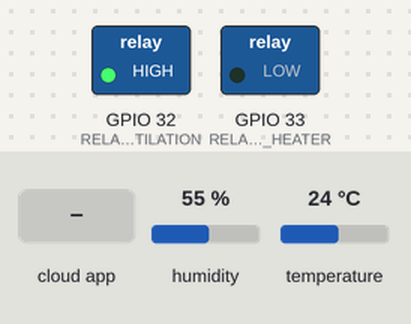
Simulated run of this sketch. Board: ESP32. Parts: switched loads named in the sketch (green lamp = pin HIGH). Inputs (shaded band) come from the test bench; at power-on: humidity 55 %, temperature 24 °C. WiFi joins after 1.5 s; servers stay silent unless stated; the Firebase database answers and starts empty; what the sketch prints to the serial monitor is not drawn.

Above: at 2.7 s.
2.8 s: the phone or cloud app sets maxtemp to 25
At 5.3 s:
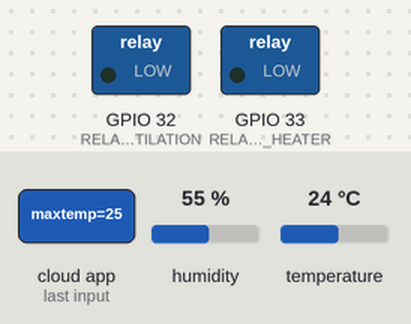
7.6 s: the phone or cloud app sets mintemp to 25
At 8.9 s:
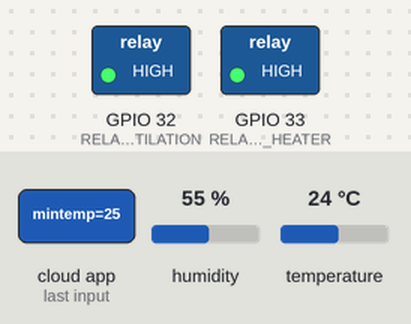
9.6 s: the phone or cloud app sets mintemp to 0
At 11.3 s:
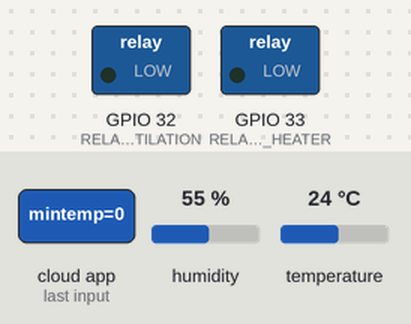
11.7 s: the phone or cloud app sets mintemp to 50
At 13.7 s:
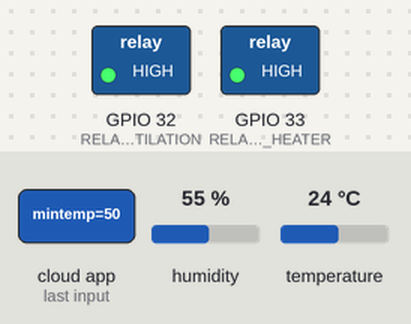
Timing chart, 0 to 14.7 s (numbered marks = the images above; inputs shaded):
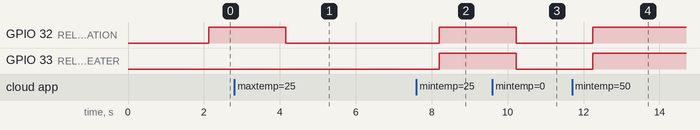

Measured:
- after the input at 2.8 s, GPIO 32 (RELAY_PIN_VENTILATION): HIGH → LOW after 1.4 s
- after the input at 7.6 s, GPIO 32 (RELAY_PIN_VENTILATION), GPIO 33 (RELAY_PIN_HEATER): LOW → HIGH after 0.60 s
- after the input at 9.6 s, GPIO 32 (RELAY_PIN_VENTILATION), GPIO 33 (RELAY_PIN_HEATER): HIGH → LOW after 0.62 s
- after the input at 11.7 s, GPIO 32 (RELAY_PIN_VENTILATION), GPIO 33 (RELAY_PIN_HEATER): LOW → HIGH after 0.55 s

The sketch:

SafetySchool.ino
```cpp
#include <Arduino.h>
#include <WiFi.h>
#include <Firebase_ESP_Client.h>
#include <DHT.h>

// Rakhat
#include "addons/TokenHelper.h"
// Provide the RTDB payload printing info and other helper functions.
#include "addons/RTDBHelper.h"

// Insert your network credentials
#define WIFI_SSID "SafetySchool"
#define WIFI_PASSWORD "SafetySchool"

// Insert Firebase project API Key
#define API_KEY "AIzaSyBPRfGaCYhNKFMcwKBCFtI4TLM9csQ_8Ds"

// Insert RTDB URL
#define DATABASE_URL "https://safetyschool-19925-default-rtdb.asia-southeast1.firebasedatabase.app"

// DHT Sensor configuration
#define DHTPIN 25 // Adjust according to your ESP32 pin layout
#define DHTTYPE DHT11 // DHT 11
DHT dht(DHTPIN, DHTTYPE);

// Relay pins
#define RELAY_PIN_VENTILATION 32 // Change to your ventilation relay pin
#define RELAY_PIN_HEATER 33 // Change to your heater relay pin

// Define Firebase Data object
FirebaseData fbdo;

FirebaseAuth auth;
FirebaseConfig config;

unsigned long sendDataPrevMillis = 0;
float h = 0;
float t = 0;
float maxTemp, minTemp;
bool signupOK = false;

unsigned long previous_time = 0;
unsigned long delay1 = 30000;  // 30 seconds delay

unsigned long previostime = 0;

void setup() {
  Serial.begin(115200);

  pinMode(RELAY_PIN_VENTILATION, OUTPUT);
  pinMode(RELAY_PIN_HEATER, OUTPUT);
  // Ensure relays are OFF initially
  digitalWrite(RELAY_PIN_VENTILATION, LOW);
  digitalWrite(RELAY_PIN_HEATER, LOW);

  dht.begin();

  WiFi.begin(WIFI_SSID, WIFI_PASSWORD);
  Serial.print("Connecting to Wi-Fi");
  while (WiFi.status() != WL_CONNECTED) {
    Serial.print(".");
    delay(300);
  }
  Serial.println();
  Serial.print("Connected with IP: ");
  Serial.println(WiFi.localIP());
  Serial.println();

  config.api_key = API_KEY;
  config.database_url = DATABASE_URL;

  if (Firebase.signUp(&config, &auth, "", "")) {
    Serial.println("ok");
    signupOK = true;
  }
  else {
    Serial.printf("%s\n", config.signer.signupError.message.c_str());
  }

  Firebase.begin(&config, &auth);
  Firebase.reconnectWiFi(true);
}

void controlClimate(float currentTemperature) {

  if(currentTemperature != 0){
    if (currentTemperature >= maxTemp) {
      // Activate ventilation system
      digitalWrite(RELAY_PIN_VENTILATION, HIGH);
      digitalWrite(RELAY_PIN_HEATER, LOW);
      Serial.println("Ventilation ON");
    } else if (currentTemperature <= minTemp) {
      // Activate both ventilation and heater
      digitalWrite(RELAY_PIN_VENTILATION, HIGH);
      digitalWrite(RELAY_PIN_HEATER, HIGH);
      Serial.println("Heater and Ventilation ON");
    } else {
      // Deactivate both systems
      digitalWrite(RELAY_PIN_VENTILATION, LOW);
      digitalWrite(RELAY_PIN_HEATER, LOW);
      Serial.println("Heater and Ventilation OFF");
    }
  }
}

void loop() {

  if (Firebase.ready() && signupOK && (millis() - sendDataPrevMillis > 2000 || sendDataPrevMillis == 0)) {
    sendDataPrevMillis = millis();

      if (Firebase.RTDB.getFloat(&fbdo, "/esp4/cab1/maxtemp")) {
    maxTemp = fbdo.floatData();
  } else {
    Serial.println("Failed to read max temperature threshold");
    return;
  }

  if (Firebase.RTDB.getFloat(&fbdo, "/esp4/cab1/mintemp")) {
    minTemp = fbdo.floatData();
  } else {
    Serial.println("Failed to read min temperature threshold");
    return;
  }


    // Send temperature and humidity data to Firebase
    Firebase.RTDB.setFloat(&fbdo, "/esp4/cab1/temp", t);
    Firebase.RTDB.setFloat(&fbdo, "/esp4/cab1/vlazh", h);

    // Control climate based on current temperature

  }


  if(millis() - previostime >= 2000){
    h = dht.readHumidity();
    t = dht.readTemperature();

    if (isnan(h) || isnan(t)) {
      Serial.println(F("Failed to read from DHT sensor!"));
      return;
    }

    Serial.print("Temperature: ");
    Serial.print(t);
    Serial.print(" Humidity: ");
    Serial.println(h);
    controlClimate(t);
    previostime = millis();
  }

  unsigned long current_time = millis();
  if ((WiFi.status() != WL_CONNECTED) && (current_time - previous_time >= delay1)) {
    Serial.print(millis());
    Serial.println("Reconnecting to WIFI network");
    WiFi.disconnect();
    WiFi.reconnect();
    previous_time = current_time;
  }
}
```
